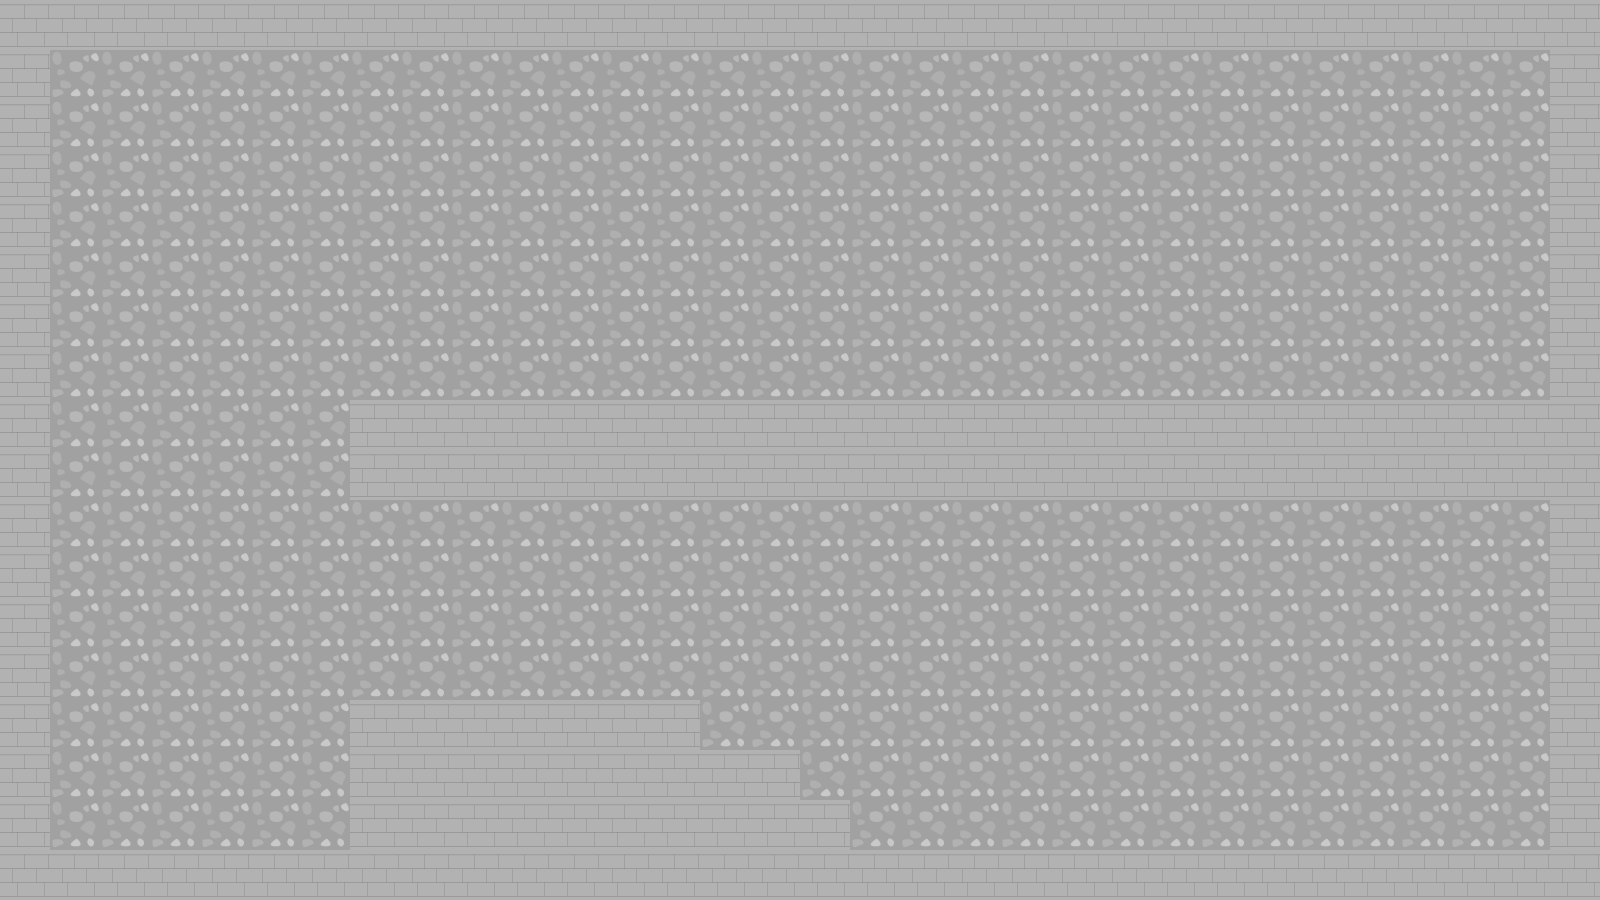

The image is a tile-based game level rendered from a .tmx file. Its description and complete source (layers, tilesets, objects, tile grids) follow:
An orthogonal 32x18 tile map with 50x50 px tiles, 2 tile layers (background, blocked) and 10 objects (9x guard, player).

<map version="1.0" tiledversion="1.0.2" orientation="orthogonal" renderorder="right-down" width="32" height="18" tilewidth="50" tileheight="50" nextobjectid="51">
 <tileset firstgid="1" name="tileset" tilewidth="50" tileheight="50" tilecount="100" columns="10">
  <image source="../tiles/tileset.png" width="500" height="500" />
 </tileset>
 <layer name="background" width="32" height="18">
  <data encoding="csv">
3,3,3,3,3,3,3,3,3,3,3,3,3,3,3,3,3,3,3,3,3,3,3,3,3,3,3,3,3,3,3,3,
3,3,3,3,3,3,3,3,3,3,3,3,3,3,3,3,3,3,3,3,3,3,3,3,3,3,3,3,3,3,3,3,
3,3,3,3,3,3,3,3,3,3,3,3,3,3,3,3,3,3,3,3,3,3,3,3,3,3,3,3,3,3,3,3,
3,3,3,3,3,3,3,3,3,3,3,3,3,3,3,3,3,3,3,3,3,3,3,3,3,3,3,3,3,3,3,3,
3,3,3,3,3,3,3,3,3,3,3,3,3,3,3,3,3,3,3,3,3,3,3,3,3,3,3,3,3,3,3,3,
3,3,3,3,3,3,3,3,3,3,3,3,3,3,3,3,3,3,3,3,3,3,3,3,3,3,3,3,3,3,3,3,
3,3,3,3,3,3,3,3,3,3,3,3,3,3,3,3,3,3,3,3,3,3,3,3,3,3,3,3,3,3,3,3,
3,3,3,3,3,3,3,3,3,3,3,3,3,3,3,3,3,3,3,3,3,3,3,3,3,3,3,3,3,3,3,3,
3,3,3,3,3,3,3,3,3,3,3,3,3,3,3,3,3,3,3,3,3,3,3,3,3,3,3,3,3,3,3,3,
3,3,3,3,3,3,3,3,3,3,3,3,3,3,3,3,3,3,3,3,3,3,3,3,3,3,3,3,3,3,3,3,
3,3,3,3,3,3,3,3,3,3,3,3,3,3,3,3,3,3,3,3,3,3,3,3,3,3,3,3,3,3,3,3,
3,3,3,3,3,3,3,3,3,3,3,3,3,3,3,3,3,3,3,3,3,3,3,3,3,3,3,3,3,3,3,3,
3,3,3,3,3,3,3,3,3,3,3,3,3,3,3,3,3,3,3,3,3,3,3,3,3,3,3,3,3,3,3,3,
3,3,3,3,3,3,3,3,3,3,3,3,3,3,3,3,3,3,3,3,3,3,3,3,3,3,3,3,3,3,3,3,
3,3,3,3,3,3,3,3,3,3,3,3,3,3,3,3,3,3,3,3,3,3,3,3,3,3,3,3,3,3,3,3,
3,3,3,3,3,3,3,3,3,3,3,3,3,3,3,3,3,3,3,3,3,3,3,3,3,3,3,3,3,3,3,3,
3,3,3,3,3,3,3,3,3,3,3,3,3,3,3,3,3,3,3,3,3,3,3,3,3,3,3,3,3,3,3,3,
3,3,3,3,3,3,3,3,3,3,3,3,3,3,3,3,3,3,3,3,3,3,3,3,3,3,3,3,3,3,3,3
</data>
 </layer>
 <layer name="blocked" width="32" height="18">
  <data encoding="csv">
2,2,2,2,2,2,2,2,2,2,2,2,2,2,2,2,2,2,2,2,2,2,2,2,2,2,2,2,2,2,2,2,
2,0,0,0,0,0,0,0,0,0,0,0,0,0,0,0,0,0,0,0,0,0,0,0,0,0,0,0,0,0,0,2,
2,0,0,0,0,0,0,0,0,0,0,0,0,0,0,0,0,0,0,0,0,0,0,0,0,0,0,0,0,0,0,2,
2,0,0,0,0,0,0,0,0,0,0,0,0,0,0,0,0,0,0,0,0,0,0,0,0,0,0,0,0,0,0,2,
2,0,0,0,0,0,0,0,0,0,0,0,0,0,0,0,0,0,0,0,0,0,0,0,0,0,0,0,0,0,0,2,
2,0,0,0,0,0,0,0,0,0,0,0,0,0,0,0,0,0,0,0,0,0,0,0,0,0,0,0,0,0,0,2,
2,0,0,0,0,0,0,0,0,0,0,0,0,0,0,0,0,0,0,0,0,0,0,0,0,0,0,0,0,0,0,2,
2,0,0,0,0,0,0,0,0,0,0,0,0,0,0,0,0,0,0,0,0,0,0,0,0,0,0,0,0,0,0,2,
2,0,0,0,0,0,0,2,2,2,2,2,2,2,2,2,2,2,2,2,2,2,2,2,2,2,2,2,2,2,2,2,
2,0,0,0,0,0,0,2,2,2,2,2,2,2,2,2,2,2,2,2,2,2,2,2,2,2,2,2,2,2,2,2,
2,0,0,0,0,0,0,0,0,0,0,0,0,0,0,0,0,0,0,0,0,0,0,0,0,0,0,0,0,0,0,2,
2,0,0,0,0,0,0,0,0,0,0,0,0,0,0,0,0,0,0,0,0,0,0,0,0,0,0,0,0,0,0,2,
2,0,0,0,0,0,0,0,0,0,0,0,0,0,0,0,0,0,0,0,0,0,0,0,0,0,0,0,0,0,0,2,
2,0,0,0,0,0,0,0,0,0,0,0,0,0,0,0,0,0,0,0,0,0,0,0,0,0,0,0,0,0,0,2,
2,0,0,0,0,0,0,2,2,2,2,2,2,2,0,0,0,0,0,0,0,0,0,0,0,0,0,0,0,0,0,2,
2,0,0,0,0,0,0,2,2,2,2,2,2,2,2,2,0,0,0,0,0,0,0,0,0,0,0,0,0,0,0,2,
2,0,0,0,0,0,0,2,2,2,2,2,2,2,2,2,2,0,0,0,0,0,0,0,0,0,0,0,0,0,0,2,
2,2,2,2,2,2,2,2,2,2,2,2,2,2,2,2,2,2,2,2,2,2,2,2,2,2,2,2,2,2,2,2
</data>
 </layer>
 <objectgroup name="spawn">
  <object id="18" type="player" gid="1" x="175" y="182.333" width="50" height="50" />
  <object id="20" name="Paul" type="guard" gid="4" x="910" y="229" width="50" height="50" />
  <object id="21" name="Brad" type="guard" gid="4" x="988" y="707" width="50" height="50" />
  <object id="22" name="Andy" type="guard" gid="4" x="1233" y="357" width="50" height="50" />
  <object id="23" name="Garry" type="guard" gid="4" x="584" y="157" width="50" height="50" />
  <object id="24" name="Kyle" type="guard" gid="4" x="632" y="682" width="50" height="50" />
  <object id="25" name="Joe" type="guard" gid="4" x="1237" y="634" width="50" height="50" />
  <object id="26" name="Sevi" type="guard" gid="4" x="1238" y="843" width="50" height="50" />
  <object id="27" name="Moe" type="guard" gid="4" x="1198" y="153" width="50" height="50" />
  <object id="49" name="Jerry" type="guard" gid="4" x="139" y="607.667" width="50" height="50" />
 </objectgroup>
</map>